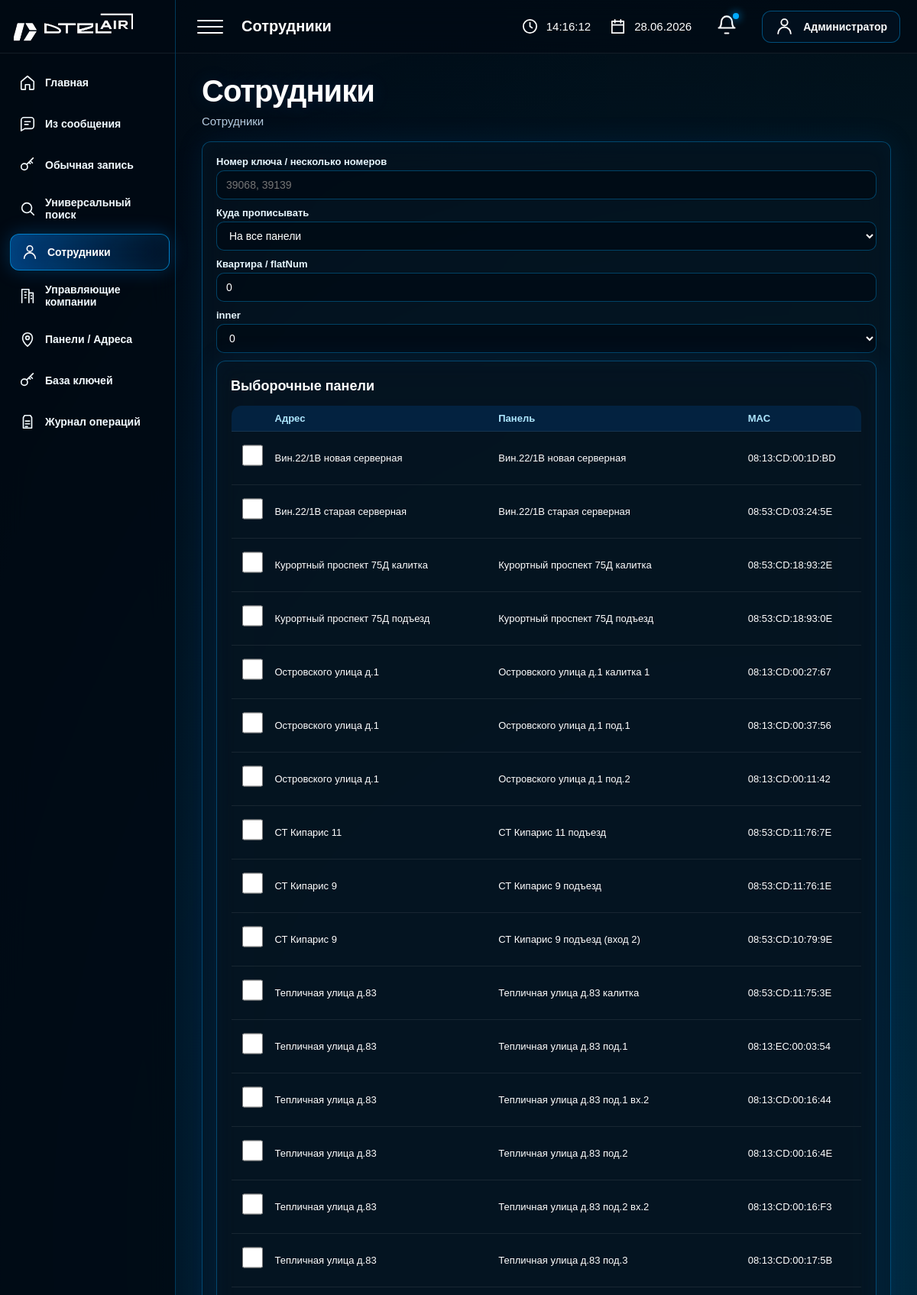
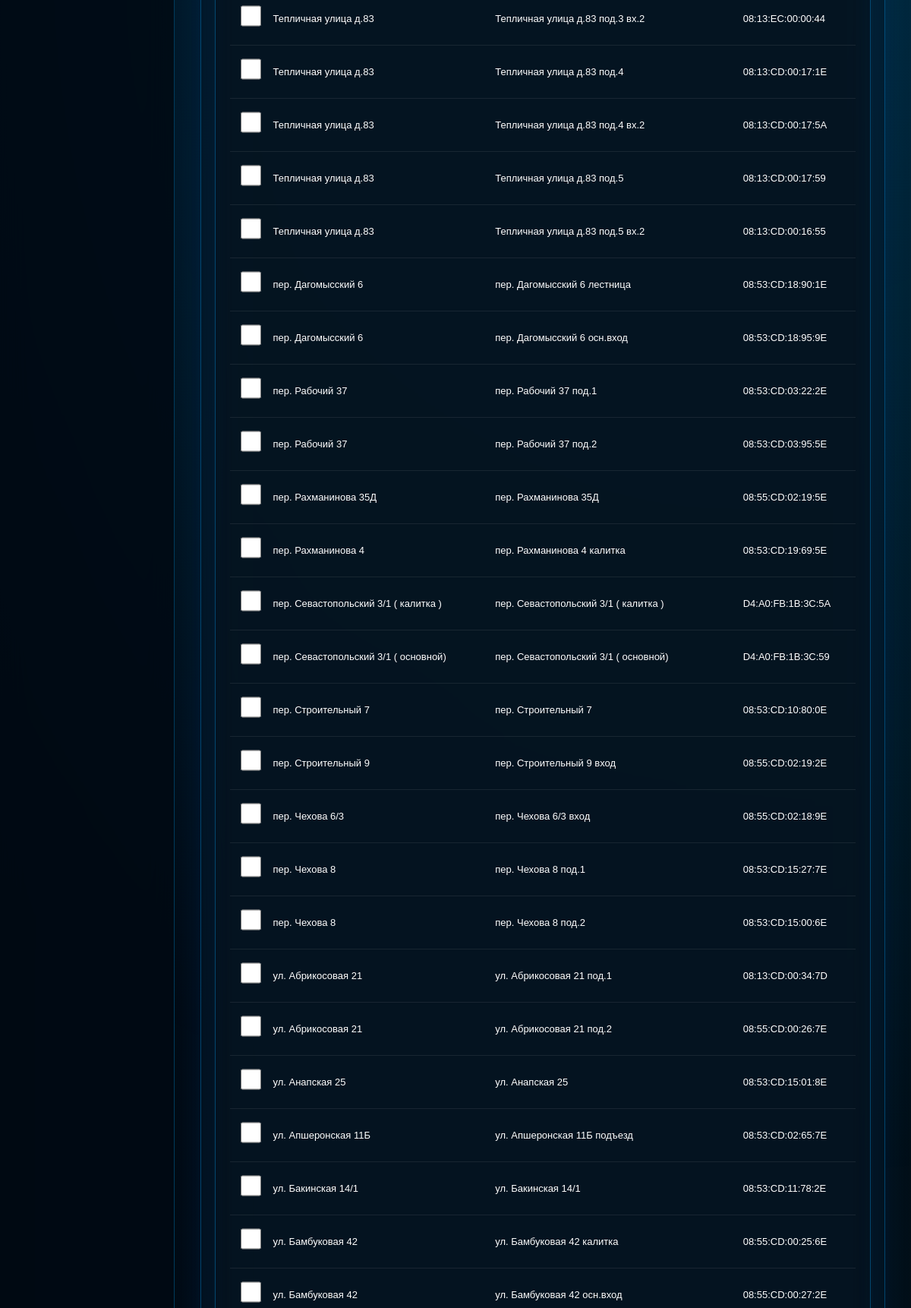
The page /employees (upper part) on the database its author committed (2 pictures, top to bottom).
### tables this page shows
CREATE TABLE panels (
            id INTEGER PRIMARY KEY AUTOINCREMENT,
            address TEXT NOT NULL,
            entrance TEXT DEFAULT '',
            name TEXT NOT NULL,
            mac TEXT UNIQUE NOT NULL,
            tags TEXT DEFAULT '',
            enabled INTEGER DEFAULT 1,
            created_at TEXT DEFAULT CURRENT_TIMESTAMP
        );

### app/main.py (the view)
@app.get('/employees', response_class=HTMLResponse)
def employees(request: Request):
    panels = get_panels()
    return templates.TemplateResponse('employees.html', {'request': request, 'panels': panels})

### app/templates/employees.html
{% extends 'base.html' %}
{% block page_name %}Сотрудники{% endblock %}
{% block content %}
<div class='hero-title'><h1>Сотрудники</h1><p class='subtitle'>Сотрудники</p></div>
<div class='panel form-card'><form method='post' action='/employees/write'><label>Номер ключа / несколько номеров</label><input name='key_values' placeholder='39068, 39139' required><label>Куда прописывать</label><select name='scope'><option value='all'>На все панели</option><option value='employee_tag'>Только панели с тегом employee</option><option value='selected'>Выбрать панели вручную</option></select><label>Квартира / flatNum</label><input name='flat_num' value='0'><label>inner</label><select name='inner'><option value='0'>0</option><option value='1'>1</option></select><div class='panel'><h2>Выборочные панели</h2><table><tr><th></th><th>Адрес</th><th>Панель</th><th>MAC</th></tr>{% for p in panels %}<tr><td><input type='checkbox' name='panel_ids' value='{{ p.id }}'></td><td>{{ p.address }}</td><td>{{ p.name }}</td><td>{{ p.mac }}</td></tr>{% endfor %}</table></div><button type='submit'>Прописать сотруднику</button></form></div>
{% endblock %}

### app/static/style.css (style rules this page uses)
* { box-sizing: border-box; }
:root { --panel: rgba(6,20,34,0.55); --line: rgba(0, 170, 255, 0.30); --soft: rgba(255, 255, 255, 0.08); --blue: #00aaff; --muted: #b8cde0; --green: #2cff9a; --red: #ff4a5f; --yellow: #ffc400; }
html, body { margin: 0; min-height: 100%; font-family: Arial, Helvetica, sans-serif; color: #ffffff; background: linear-gradient( 90deg, rgba(0, 8, 17, 0.90) 0%, rgba(0, 12, 25, 0.62) 34%, rgba(0, 12, 25, 0.25) 66%, rgba(0, 12, 25, 0.04) 100% ), linear-gradient( 180deg, rgba(0, 8, 17, 0.08), rgba(0, 8, 17, 0.35) ), url("/static/img/hero.png"); background-repeat: no-repeat; background-size: contain; background-position: right center; background-attachment: fixed; background-color: #02111a; }
body::before { content: ""; position: fixed; inset: 0; pointer-events: none; background: radial-gradient( circle at 84% 18%, rgba(0, 170, 255, .18), transparent 22% ), radial-gradient( circle at 76% 74%, rgba(0, 150, 255, .12), transparent 28% ), radial-gradient( circle at 95% 52%, rgba(0, 190, 255, .08), transparent 20% ); z-index: 0; }
.hero-title { margin-bottom: 30px; }
h1 { margin: 0 0 10px; font-size: 52px; line-height: 1.05; font-weight: 900; letter-spacing: -1px; text-shadow: 0 0 24px rgba(0, 140, 255, 0.16); }
.subtitle { margin: 0; color: var(--muted); font-size: 18px; }
.card, .panel { background: var(--panel); border: 1px solid rgba(0, 170, 255, 0.35); border-radius: 16px; backdrop-filter: blur(22px); box-shadow: inset 0 0 26px rgba(0, 170, 255, 0.035), 0 0 34px rgba(0, 90, 170, 0.16); transition: 0.22s; }
.card h2, .panel h2 { margin: 4px 0 12px; font-size: 22px; }
.panel { padding: 24px; }
.form-card { max-width: 980px; }
label { display: block; color: #e8f7ff; font-weight: 800; margin-bottom: 7px; }
input, textarea, select { width: 100%; min-height: 46px; margin-bottom: 16px; padding: 13px 15px; border-radius: 10px; outline: none; border: 1px solid rgba(0, 170, 255, 0.34); color: #ffffff; background: rgba(0, 10, 20, 0.72); font-size: 16px; transition: 0.18s; }
table { width: 100%; border-collapse: collapse; overflow: hidden; border-radius: 14px; background: var(--panel); border: 1px solid rgba(0, 170, 255, 0.28); }
th, td { padding: 14px 16px; text-align: left; border-bottom: 1px solid var(--soft); }
th { color: #aee7ff; background: rgba(0, 116, 220, 0.17); }
:root { --sidebar-width:230px; }
h1 { font-size:40px; }
.hero-title { margin-bottom:18px; }
.subtitle { font-size:15px; }
.panel { padding:18px; border-radius:12px; }
.panel h2, .card h2 { font-size:18px; margin-bottom:14px; }
label { font-size:13px; margin-bottom:4px; }
input, textarea, select { min-height:38px; padding:8px 12px; font-size:14px; margin-bottom:10px; }
th, td { padding:9px 10px; font-size:13px; }

### rows shown on the page
panels: address "Вин.22/1В новая серверная", name "Вин.22/1В новая серверная", mac "08:13:CD:00:1D:BD"
panels: address "Вин.22/1В старая серверная", name "Вин.22/1В старая серверная", mac "08:53:CD:03:24:5E"
panels: address "Курортный проспект 75Д калитка", name "Курортный проспект 75Д калитка", mac "08:53:CD:18:93:2E"
panels: address "Курортный проспект 75Д подъезд", name "Курортный проспект 75Д подъезд", mac "08:53:CD:18:93:0E"
panels: address "Островского улица д.1", name "Островского улица д.1 калитка 1", mac "08:13:CD:00:27:67"
panels: address "Островского улица д.1", name "Островского улица д.1 под.1", mac "08:13:CD:00:37:56"
panels: address "Островского улица д.1", name "Островского улица д.1 под.2", mac "08:13:CD:00:11:42"
panels: address "СТ Кипарис 11", name "СТ Кипарис 11 подъезд", mac "08:53:CD:11:76:7E"
panels: address "СТ Кипарис 9", name "СТ Кипарис 9 подъезд", mac "08:53:CD:11:76:1E"
panels: address "СТ Кипарис 9", name "СТ Кипарис 9 подъезд (вход 2)", mac "08:53:CD:10:79:9E"
panels: address "Тепличная улица д.83", name "Тепличная улица д.83 калитка", mac "08:53:CD:11:75:3E"
panels: address "Тепличная улица д.83", name "Тепличная улица д.83 под.1", mac "08:13:EC:00:03:54"
panels: address "Тепличная улица д.83", name "Тепличная улица д.83 под.1 вх.2", mac "08:13:CD:00:16:44"
panels: address "Тепличная улица д.83", name "Тепличная улица д.83 под.2", mac "08:13:CD:00:16:4E"
panels: address "Тепличная улица д.83", name "Тепличная улица д.83 под.2 вх.2", mac "08:13:CD:00:16:F3"
panels: address "Тепличная улица д.83", name "Тепличная улица д.83 под.3", mac "08:13:CD:00:17:5B"
panels: address "Тепличная улица д.83", name "Тепличная улица д.83 под.3 вх.2", mac "08:13:EC:00:00:44"
panels: address "Тепличная улица д.83", name "Тепличная улица д.83 под.4", mac "08:13:CD:00:17:1E"
panels: address "Тепличная улица д.83", name "Тепличная улица д.83 под.4 вх.2", mac "08:13:CD:00:17:5A"
panels: address "Тепличная улица д.83", name "Тепличная улица д.83 под.5", mac "08:13:CD:00:17:59"
panels: address "Тепличная улица д.83", name "Тепличная улица д.83 под.5 вх.2", mac "08:13:CD:00:16:55"
panels: address "пер. Дагомысский 6", name "пер. Дагомысский 6 лестница", mac "08:53:CD:18:90:1E"
panels: address "пер. Дагомысский 6", name "пер. Дагомысский 6 осн.вход", mac "08:53:CD:18:95:9E"
panels: address "пер. Рабочий 37", name "пер. Рабочий 37 под.1", mac "08:53:CD:03:22:2E"
panels: address "пер. Рабочий 37", name "пер. Рабочий 37 под.2", mac "08:53:CD:03:95:5E"
panels: address "пер. Рахманинова 35Д", name "пер. Рахманинова 35Д", mac "08:55:CD:02:19:5E"
panels: address "пер. Рахманинова 4", name "пер. Рахманинова 4 калитка", mac "08:53:CD:19:69:5E"
panels: address "пер. Севастопольский 3/1 ( калитка )", name "пер. Севастопольский 3/1 ( калитка )", mac "D4:A0:FB:1B:3C:5A"
panels: address "пер. Севастопольский 3/1 ( основной)", name "пер. Севастопольский 3/1 ( основной)", mac "D4:A0:FB:1B:3C:59"
panels: address "пер. Строительный 7", name "пер. Строительный 7", mac "08:53:CD:10:80:0E"
panels: address "пер. Строительный 9", name "пер. Строительный 9 вход", mac "08:55:CD:02:19:2E"
panels: address "пер. Чехова 6/3", name "пер. Чехова 6/3 вход", mac "08:55:CD:02:18:9E"
panels: address "пер. Чехова 8", name "пер. Чехова 8 под.1", mac "08:53:CD:15:27:7E"
panels: address "пер. Чехова 8", name "пер. Чехова 8 под.2", mac "08:53:CD:15:00:6E"
panels: address "ул. Абрикосовая 21", name "ул. Абрикосовая 21 под.1", mac "08:13:CD:00:34:7D"
panels: address "ул. Абрикосовая 21", name "ул. Абрикосовая 21 под.2", mac "08:55:CD:00:26:7E"
panels: address "ул. Анапская 25", name "ул. Анапская 25", mac "08:53:CD:15:01:8E"
panels: address "ул. Апшеронская 11Б", name "ул. Апшеронская 11Б подъезд", mac "08:53:CD:02:65:7E"
panels: address "ул. Бакинская 14/1", name "ул. Бакинская 14/1", mac "08:53:CD:11:78:2E"
panels: address "ул. Бамбуковая 42", name "ул. Бамбуковая 42 калитка", mac "08:55:CD:00:25:6E"
panels: address "ул. Бамбуковая 42", name "ул. Бамбуковая 42 осн.вход", mac "08:55:CD:00:27:2E"
